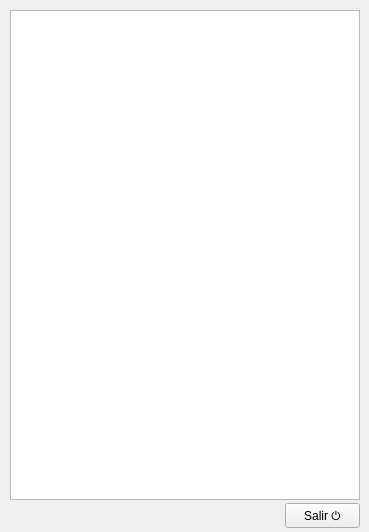
<?xml version="1.0" encoding="UTF-8"?>
<ui version="4.0">
 <class>Form</class>
 <widget class="QWidget" name="Form">
  <property name="windowModality">
   <enum>Qt::WindowModal</enum>
  </property>
  <property name="geometry">
   <rect>
    <x>0</x>
    <y>0</y>
    <width>369</width>
    <height>532</height>
   </rect>
  </property>
  <property name="windowTitle">
   <string>Resumen del Sistema</string>
  </property>
  <widget class="QPushButton" name="cmdSalir">
   <property name="geometry">
    <rect>
     <x>285</x>
     <y>503</y>
     <width>75</width>
     <height>25</height>
    </rect>
   </property>
   <property name="text">
    <string>Salir ⏻</string>
   </property>
   <property name="shortcut">
    <string>Esc</string>
   </property>
  </widget>
  <widget class="QTextBrowser" name="txtResumen">
   <property name="geometry">
    <rect>
     <x>10</x>
     <y>10</y>
     <width>350</width>
     <height>490</height>
    </rect>
   </property>
  </widget>
 </widget>
 <resources/>
 <connections/>
</ui>
